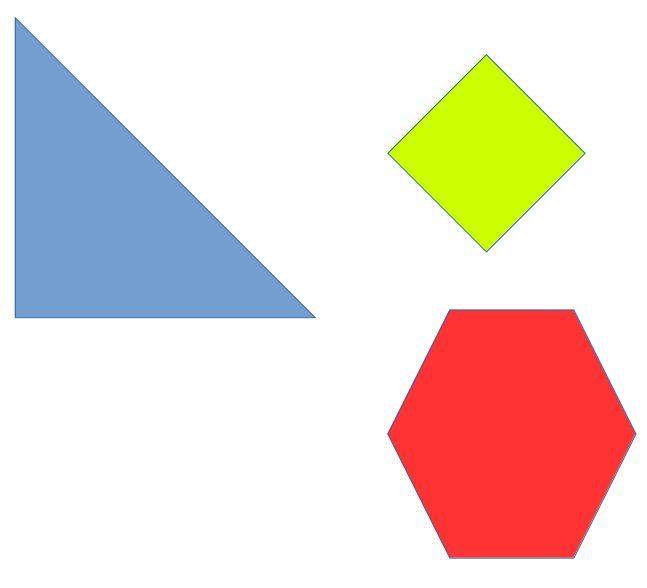
#> input picture day5/polygons.jpg, 647 x 588 px
$ python camScanner.py   (older library calls are emulated)
#> lines starting #> are read from the running program, lines starting #| are printed output that depends on the picture; after the words box and inside, x2 and y2 are one past the last pixel; in counts of white or black regions, pixels touching at a corner belong together

#!/usr/bin/python
import numpy as np
import cv2
from math import *
from matplotlib import pyplot as plt

img = cv2.imread('polygons.jpg',-1)
#> img is the input picture: shape (588, 647, 3); mean B, G, R 211.4, 218.1, 234.6
img_gray=cv2.cvtColor(img, cv2.COLOR_BGR2GRAY)
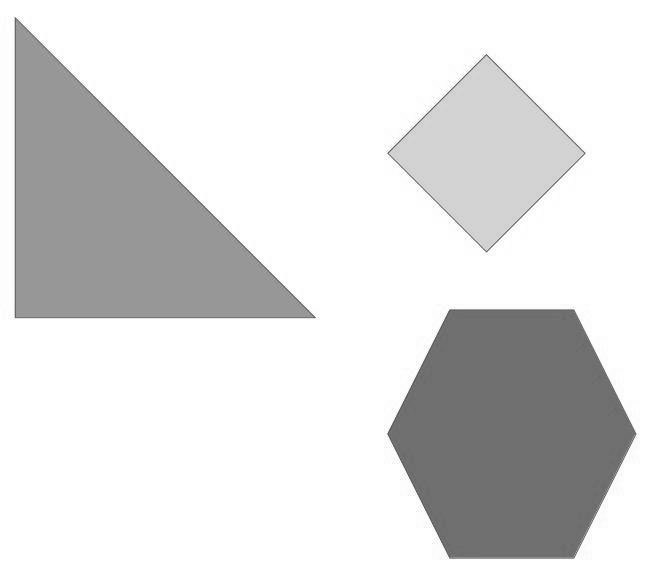
#> img_gray: shape (588, 647); min 71, max 255, mean 222.2
ret, img_new= cv2.threshold(img_gray, 210,255 , cv2.THRESH_BINARY_INV)
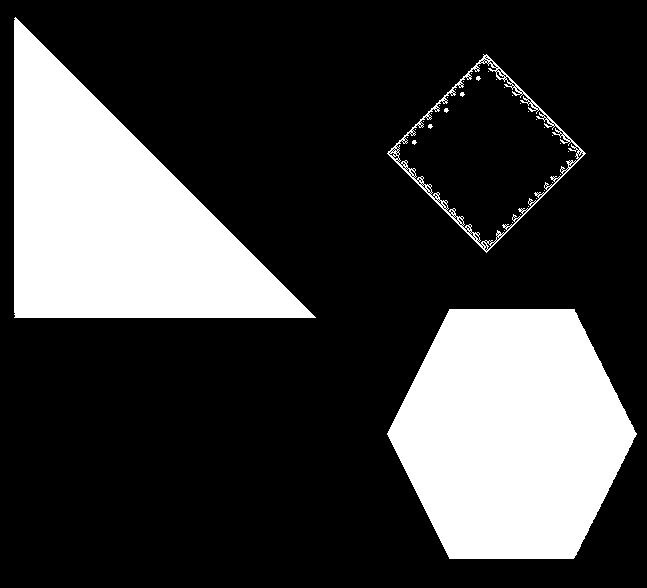
#> img_new: shape (588, 647); 24.9% white; 37 white regions (34 under 20 px)
image, contours, hierarchy = cv2.findContours(img_new,cv2.RETR_EXTERNAL,cv2.CHAIN_APPROX_SIMPLE)
#> contours = 3 contours; box (x1, y1, x2, y2) and area: (387, 309, 637, 559) 46436, (14, 17, 316, 318) 45296, (387, 54, 586, 253) 19616

# cnts= sorted(contours, key= cv2.contourArea, reverse =True)[:5]

print(contours)
#> (printed output is left out)
